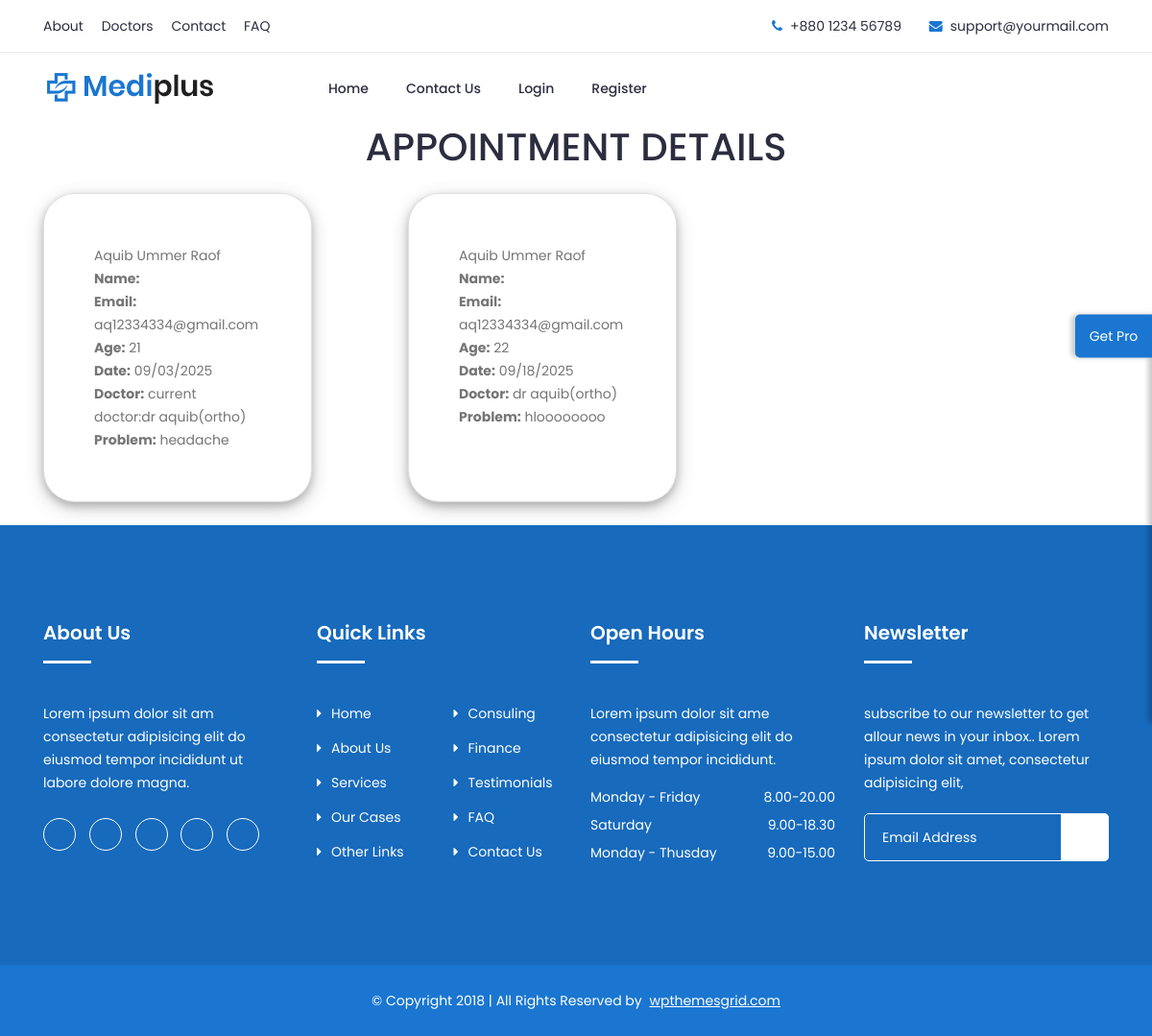
Page /app_view on the committed database.
### user_app/models.py (models this page shows)
class appointment_details(models.Model):
    user_id=models.CharField(max_length=100)
    patient_name=models.CharField(max_length=100)
    patient_email=models.CharField(max_length=100)
    patient_phone=models.CharField(max_length=100)
    patient_age=models.CharField(max_length=100)
    booking_date=models.CharField(max_length=100)
    doctor_name=models.CharField(max_length=100)
    patient_problem=models.CharField(max_length=1000)

### admin_app/views.py (the view)
# urls.py: path('app_view',views.app_view),
def app_view(request):
    data=appointment_details.objects.all()
    return render(request,'appointment_list.html',{'app':data})

### templates/appointment_list.html (shortened to what this page needs)
{% load static %}
	{% include 'header.html' %}
<center><div class="text">
	<h1>APPOINTMENT DETAILS</h1>
</div> </center>
<div class="container mt-4">
  <div class="row">
    {% for apps in app %}
    <div class="col-lg-4 col-md-6 mb-4">
      <div class="card shadow-sm h-100">
        <div class="card-body">
          <p class="card-text">{{ apps.patient_name }}
            <strong>Name:</strong>  <br>
            <strong>Email:</strong> {{ apps.patient_email }} <br>
            <strong>Age:</strong> {{ apps.patient_age }} <br>
            <strong>Date:</strong> {{ apps.booking_date }} <br>
            <strong>Doctor:</strong> {{ apps.doctor_name }}<br>
            <strong>Problem:</strong> {{ apps.patient_problem }}
          </p>
        </div>
      </div>
    </div>
    {% endfor %}
  </div>
</div>
    {% include 'footer.html' %}

### static/css/user_profile.css (style rules this page uses)
body { background-color: #eee; }
.card { background-color: #fff; width: 280px; border-radius: 33px; box-shadow: 0 4px 8px 0 rgba(0, 0, 0, 0.2), 0 6px 20px 0 rgba(0, 0, 0, 0.19); padding: 2rem !important; }

### rows in the picture
appointment_details: patient_name "Aquib Ummer Raof", patient_email "aq12334334@gmail.com", patient_age "21", booking_date "09/03/2025", doctor_name "current doctor:dr aquib(ortho)", patient_problem "headache"
appointment_details: patient_name "Aquib Ummer Raof", patient_email "aq12334334@gmail.com", patient_age "22", booking_date "09/18/2025", doctor_name "dr aquib(ortho)", patient_problem "hloooooooo"
